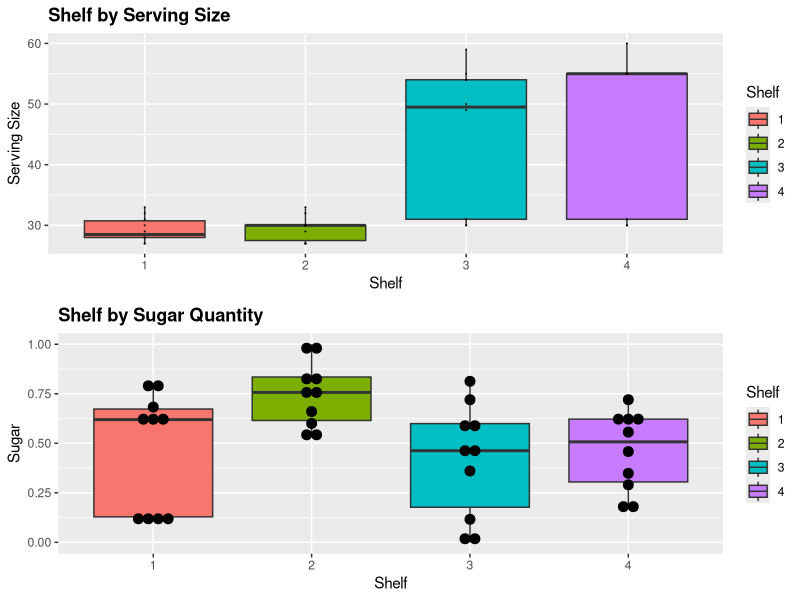
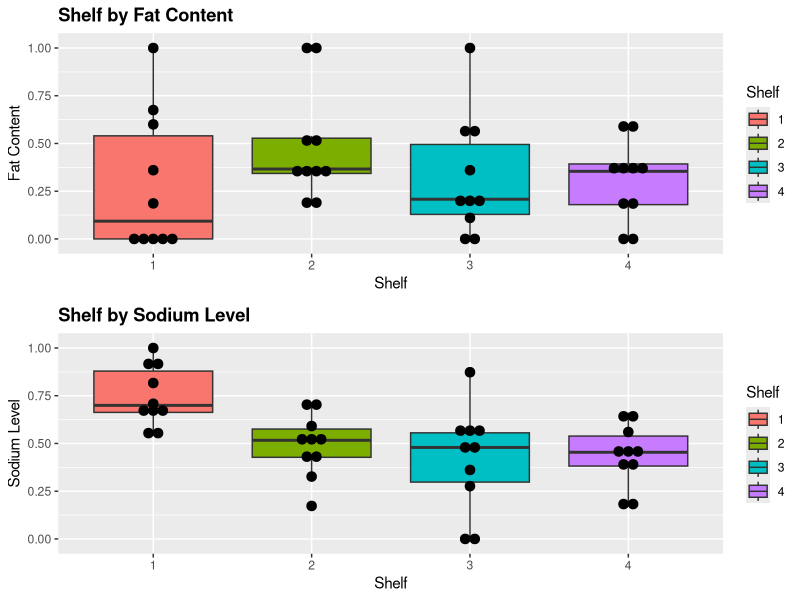
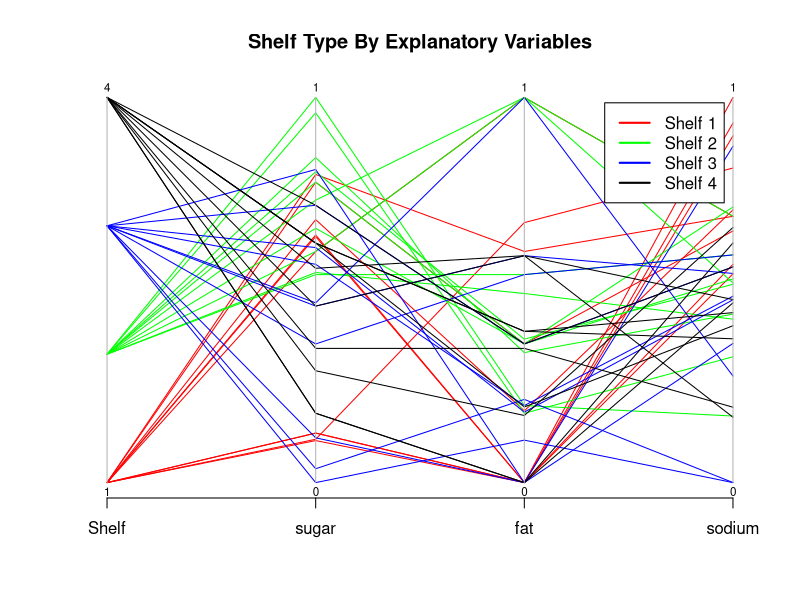
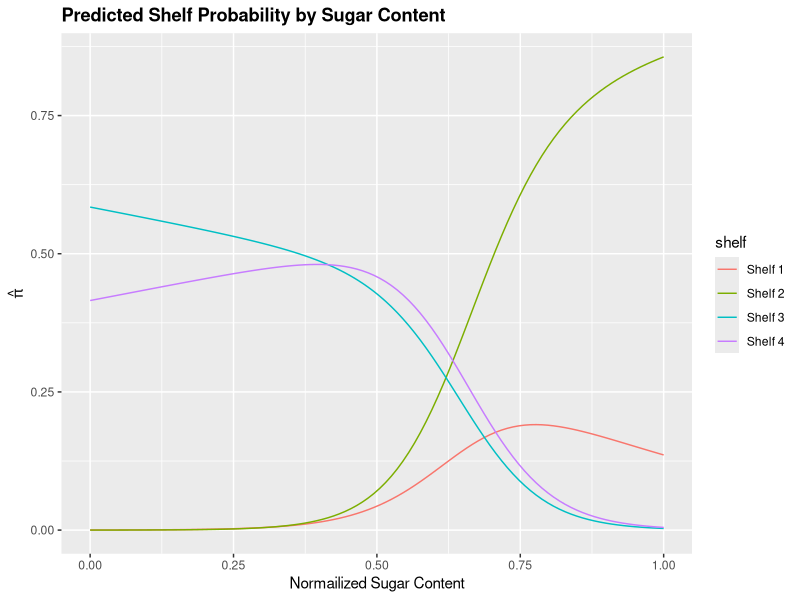
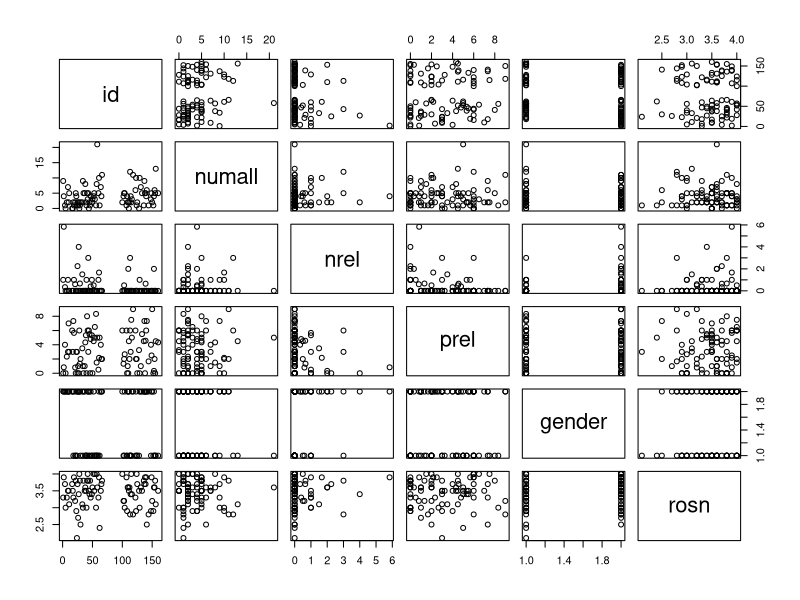

The R script that drew these images, in order:
## ---- chunk 1
#install.packages("MASS")
#install.packages("ggplot2")
# install.packages("MASS")
library(tidyverse)
library(patchwork)
library(MASS)
library(ggplot2)   

## To assemble multiple plots
library(gridExtra)

# multinomial regression
library(nnet)

# car pacakge for testing
library(car)
## ---- chunk 2
cereal <- read_csv("../data/short-questions/cereal_dillons.csv")
## ---- chunk 3
# reformatting the explanatory variables
# cereal$Shelf <- factor(cereal$Shelf)
cereal$Cereal <- factor(cereal$Cereal)

# normalize the explanatory variables
# 1. divide by serving size
# 2. normalized

stand01 <- function(x) {
  (x - min(x)) / (max(x) - min(x))
}

cereal2 <- data.frame(
  Shelf = cereal$Shelf,
  size = cereal$size_g,
  sugar = stand01(x = cereal$sugar_g / cereal$size_g),
  fat = stand01(x = cereal$fat_g / cereal$size_g),
  sodium = stand01(x = cereal$sodium_mg / cereal$size_g)
)
summary(cereal2)
## ---- chunk 4
p1 <- cereal2 %>%
  mutate(Shelf = as.factor(Shelf)) %>%
  ggplot(aes(Shelf, size)) +
  geom_boxplot(aes(fill = Shelf)) +
  geom_dotplot(binaxis = "y", stackdir = "center", binwidth = 0.05) +
  # coord_flip() +
  ggtitle("Shelf by Serving Size") +
  theme(plot.title = element_text(lineheight = 1, face = "bold")) +
  ylab("Serving Size") +
  xlab("Shelf")

p2 <- cereal2 %>%
  mutate(Shelf = as.factor(Shelf)) %>%
  ggplot(aes(Shelf, sugar)) +
  geom_boxplot(aes(fill = Shelf)) +
  geom_dotplot(binaxis = "y", stackdir = "center", binwidth = 0.05) +
  # coord_flip() +
  ggtitle("Shelf by Sugar Quantity") +
  theme(plot.title = element_text(lineheight = 1, face = "bold")) +
  ylab("Sugar") +
  xlab("Shelf")

p3 <- cereal2 %>%
  mutate(Shelf = as.factor(Shelf)) %>%
  ggplot(aes(Shelf, fat)) +
  geom_boxplot(aes(fill = Shelf)) +
  geom_dotplot(binaxis = "y", stackdir = "center", binwidth = 0.05) +
  # coord_flip() +
  ggtitle("Shelf by Fat Content") +
  theme(plot.title = element_text(lineheight = 1, face = "bold")) +
  ylab("Fat Content") +
  xlab("Shelf")

p4 <- cereal2 %>%
  mutate(Shelf = as.factor(Shelf)) %>%
  ggplot(aes(Shelf, sodium)) +
  geom_boxplot(aes(fill = Shelf)) +
  geom_dotplot(binaxis = "y", stackdir = "center", binwidth = 0.05) +
  # coord_flip() +
  ggtitle("Shelf by Sodium Level") +
  theme(plot.title = element_text(lineheight = 1, face = "bold")) +
  ylab("Sodium Level") +
  xlab("Shelf")


grid.arrange(p1, p2, nrow = 2, ncol = 1)
grid.arrange(p3, p4, nrow = 2, ncol = 1)
## ---- chunk 5
# for ease of visualization, Adding shelf here.
cols <- c("red", "green", "blue", "black")
parcoord(cereal2[c("Shelf", "sugar", "fat", "sodium")],
  col = cols[cereal2$Shelf], var.label = TRUE,
  main = "Shelf Type By Explanatory Variables"
)
legend("topright",
  legend = c("Shelf 1", "Shelf 2", "Shelf 3", "Shelf 4"),
  lwd = 2, col = cols, inset = 0.05
)
## ---- chunk 6
model_cereal_shelves_linear <- multinom(
  formula = factor(Shelf) ~ sugar
    + fat
    + sodium,
  data = cereal2
)

summary(model_cereal_shelves_linear)

model_cereal_shelves_quadratic <- multinom(
  formula = factor(Shelf) ~ sugar
    + fat
    + sodium
    + sugar:fat
    + sugar:sodium
    + fat:sodium
    + sugar:fat:sodium,
  data = cereal2
)

summary(model_cereal_shelves_quadratic)
## ---- chunk 7
lrt_cereal_main_effects <- Anova(model_cereal_shelves_linear, test = "LR")
lrt_cereal_main_effects
## ---- chunk 8
lrt_cereal_quadratic_effects <- anova(model_cereal_shelves_linear,
  model_cereal_shelves_quadratic,
  test = "Chisq"
)
lrt_cereal_quadratic_effects
## ---- chunk 9
# create a data set with stadardized value
new.data <- data.frame(
  "Cereal" = "Apple Jack",
  "size" = 28,
  "sugar" = 12,
  "fat" = 0.5,
  "sodium" = 130
)

# standardized the data
new.data$sugar <- new.data$sugar / new.data$size
new.data$fat <- new.data$fat / new.data$size
new.data$sodium <- new.data$sodium / new.data$size

# normalzied by original data content/serving size
new.data$sugar <- ((new.data$sugar - min(cereal$sugar_g/cereal$size_g))
/ (max(cereal$sugar_g/cereal$size_g) - min(cereal$sugar_g/cereal$size_g)))

new.data$fat <- ((new.data$fat - min(cereal$fat_g/cereal$size_g))
/ (max(cereal$fat_g/cereal$size_g) - min(cereal$fat_g/cereal$size_g)))

new.data$sodium <- ((new.data$sodium - min(cereal$sodium_mg/cereal$size_g))
/ (max(cereal$sodium_mg/cereal$size_g) - min(cereal$sodium_mg/cereal$size_g)))


# get model prediction for the given inputs
aj_shelf_probs <- predict(model_cereal_shelves_linear,
  newdata = new.data,
  type = "probs"
)

data.frame(pi.hat=round(aj_shelf_probs,5))
## ---- chunk 10
# stats taken from summary(cereal2) statistics from earlier
min_sugar <- 0
max_sugar <- 1

mean_fat <- 0.3476
mean_sodium <- 0.5240  

shelfs <- function(s) {
    new.data <- data.frame("sugar" = s,
                           "fat" = mean_fat,
                           "sodium" = mean_sodium)
    pred.prob <- predict(model_cereal_shelves_linear, 
                         newdata = new.data, type = "probs")
    
    outputs <- data.frame(pi.hat=round(pred.prob,10))
    return(outputs)
}


model.preds <- data.frame(x = seq(0, 1, length.out=100), 
                          values=c(shelfs(seq(0, 1, length.out=100))$pi.hat.1,
                                  shelfs(seq(0, 1, length.out=100))$pi.hat.2,
                                  shelfs(seq(0, 1, length.out=100))$pi.hat.3,
                                  shelfs(seq(0, 1, length.out=100))$pi.hat.4),
                          shelf = rep(c("Shelf 1", "Shelf 2", "Shelf 3", "Shelf 4"), 
                          each = 100))

ggplot(model.preds,                                   # Draw ggplot2 plot
       aes(x, values, col = shelf)) +
  geom_line() +
  ggtitle("Predicted Shelf Probability by Sugar Content") +
  theme(plot.title = element_text(lineheight=1, face="bold")) +
  ylab(expression(hat(pi))) +
  xlab("Normailized Sugar Content")
## ---- chunk 11
# get the standard deviations
sd.cereal <- apply(X = cereal2[c('sugar', 'fat', 'sodium')], MARGIN = 2, FUN = sd)
c.value <- round(sd.cereal, 4)
cat("Explanatory Variables Standard Deviation: \n", c.value, "\n\n")



# get the estimated parameters for each shelf level
beta.hat2 <- coefficients(model_cereal_shelves_linear)[1,2:4]
beta.hat3 <- coefficients(model_cereal_shelves_linear)[2,2:4]
beta.hat4 <- coefficients(model_cereal_shelves_linear)[3,2:4]

# using confint to compute CI for each explanatory variable
conf.beta <- confint ( object = model_cereal_shelves_linear, level = 0.95)

# Odds for j = 2 vs j = 1 (Shelf 2 vs Shelf 1)
OR_2_1<-round(1/exp( c.value*beta.hat2 ), 4)
OR_CI_2_1<-round(exp(1/( c.value*conf.beta[2:4, 1:2, 1] )), 4)

# Odds for j = 3 vs j = 1 (Shelf 3 vs Shelf 1)
OR_3_1<-round(1/exp(c.value*beta.hat3 ), 4)
OR_CI_3_1<-round(exp(1/( c.value*conf.beta[2:4, 1:2, 2]  )), 4)

# Odds for j = 4 vs j = 1 (Shelf 4 vs Shelf 1)
OR_4_1<-round(1/exp(c.value*beta.hat4 ), 4)
OR_CI_4_1<-round(exp(1/( c.value*conf.beta[2:4, 1:2, 3]  )), 4)


odds_ratios <- cbind(cbind(OR_2_1, OR_CI_2_1), cbind(OR_3_1, OR_CI_3_1), cbind(OR_4_1, OR_CI_4_1))
odds_ratios
## ---- chunk 12
drinks <- read_csv("../data/short-questions/DeHartSimplified.csv")
## ---- chunk 13
# limit the study to Saturday like the researchers
saturday <- drinks[drinks$dayweek == 6, c(1, 4, 5, 6, 9, 10)]
head(saturday)
pairs( saturday )
## ---- chunk 14
model.neg.relationship <- glm(formula = numall ~ nrel, 
                              family = poisson(link="log"),
                              data = saturday)
summary(model.neg.relationship)
## ---- chunk 15
# LRT on negative relationship along with confident interval
Anova(model.neg.relationship)
## ---- chunk 16
model.neg.relationship.rosn <- glm(formula = numall ~ nrel + rosn + nrel:rosn,  
                              family = poisson(link="log"),
                              data = saturday)
summary(model.neg.relationship.rosn)
## ---- chunk 17
# LRT on negative relationship along with confident interval
Anova(model.neg.relationship.rosn)
